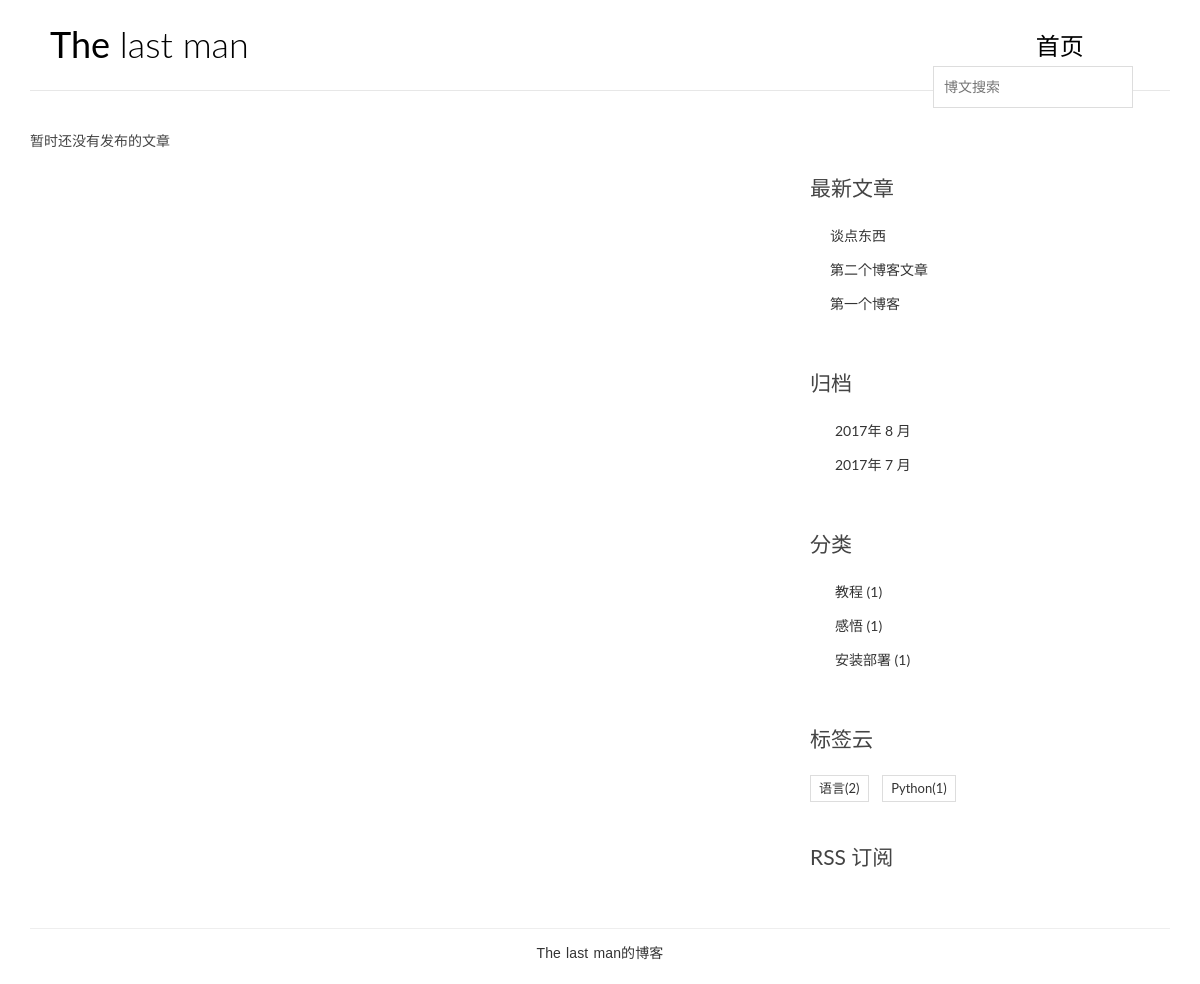
The app's page /category/2/, older data.
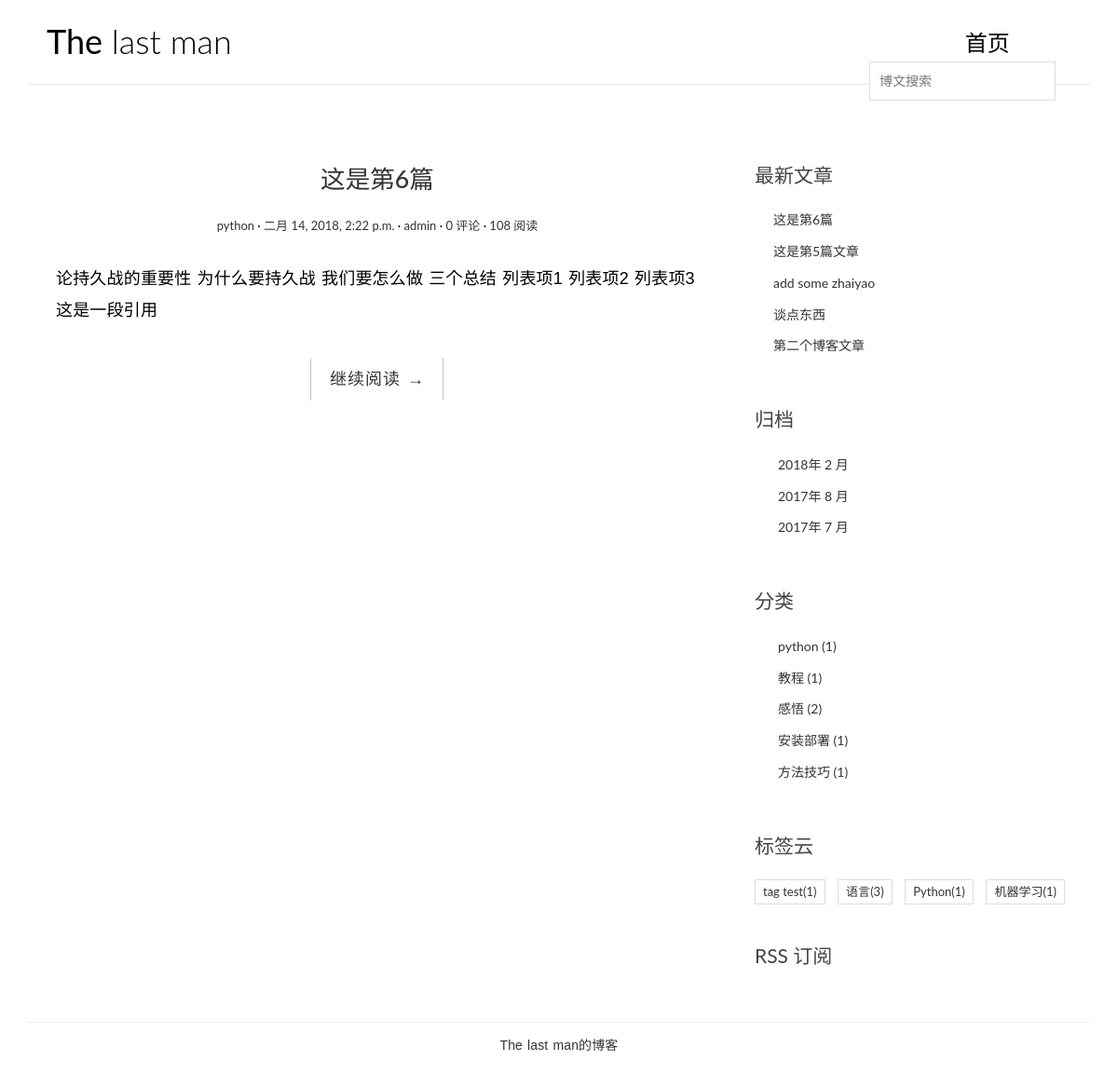
The same page, newer data.
### blog/models.py (models this page shows, shortened)
class Post(models.Model):
    title = models.CharField(max_length=70)
    body = models.TextField()
    created_time = models.DateTimeField()
    modified_time = models.DateTimeField()
    excerpt = models.CharField(max_length=200, blank=True)
    category = models.ForeignKey(Category)
    tags = models.ManyToManyField(Tag, blank=True)
    author = models.ForeignKey(User)
    views = models.PositiveIntegerField(default=0)
    '''
    如果 Post 的 id（或者 pk，这里 pk 和 id 是等价的） 是 255 的话，
    那么 get_absolute_url 函数返回的就是 /post/255/ ，这样 Post 自己就生成了自己的 URL
    '''
    def get_absolute_url(self):  # 该方法是用post对象  取得   包含post-id的“URL”
        return reverse('blog:detail', kwargs={'pk': self.pk})
    class Meta:
        ordering = ["-created_time"]

class Category(models.Model):
    name = models.CharField(max_length=100)

class Tag(models.Model):
    name = models.CharField(max_length=100)

### blog/views.py (the view)
# urls.py: url(r'category/(?P<pk>[0-9]+)/$', views.CategoryView.as_view(), name='category'),
class CategoryView(ListView):
    model = Post
    template_name = "blog/index.html"
    context_object_name = "post_list"
    def get_queryset(self):
        cate = get_object_or_404(Category, pk=self.kwargs.get("pk")) # 返回的是category对象
        return super(CategoryView, self).get_queryset().filter(category=cate)  # 返回的是某个category下的所有post列表

### blog/templatetags/blog_tags.py (called while the page is built)
@register.simple_tag
def get_recent_posts(num=5):
    return Post.objects.all().order_by("-created_time")[:num]

@register.simple_tag
def archives():
    return Post.objects.dates('created_time', 'month', order='DESC')

@register.simple_tag
def get_categories():
    return Category.objects.annotate(num_posts=Count('post')).filter(num_posts__gt=0)

@register.simple_tag
def get_tags():
    return Tag.objects.annotate(num_posts=Count('post')).filter(num_posts__gt=0)

### templates/blog/index.html (shortened to what this page needs)
{% extends 'base.html' %}
{% block main %}
                {% for post in post_list %}
                <article class="post post-1">
                    <header class="entry-header">
                        <h1 class="entry-title">
                            <a href="{{ post.get_absolute_url }}">{{ post.title }}</a>
                        </h1>
                        <div class="entry-meta">
                            <span class="post-category"><a href="#">{{ post.category.name }}</a></span>
                            <span class="post-date"><a href="#"><time class="entry-date"
                                                                      datetime="{{ post.created_time }}">{{ post.created_time }}</time></a></span>
                            <span class="post-author"><a href="#">{{ post.author }}</a></span>
                            <span class="comments-link"><a href="#">{{ post.comment_set.count }} 评论</a></span>
                            <span class="views-count"><a href="{{ post.get_absolute_url }}">{{ post.views }} 阅读</a></span>
                        </div>
                    </header>
                    <div class="entry-content clearfix">
                        <p>{{ post.excerpt }}</p>
                        <div class="read-more cl-effect-14">
                            <a href="{{ post.get_absolute_url }}" class="more-link">继续阅读 <span class="meta-nav">→</span></a>
                        </div>
                    </div>
                </article>
                {% empty %}
                  <div class="no-post">暂时还没有发布的文章</div>
                {% endfor %}
{% endblock main %}

### templates/base.html (shortened to what this page needs)
{% load staticfiles %}
{% load blog_tags %}
<!DOCTYPE html>
<html>
<head>
    <link rel="stylesheet" href="{% static "blog/css/bootstrap.min.css" %}">
    <link rel="stylesheet" href="{% static "blog/css/custom.css" %}">
    <link rel="stylesheet" href="{% static "blog/css/pace.css" %}">
    <link rel="stylesheet" href="{% static "blog/css/highlights/github.css" %}">
</head>
<body>
<div class="container">
    <header id="site-header">
        <div class="row">
            <div class="col-md-4 col-sm-5 col-xs-8">
                <div class="logo">
                    <h1><a href="{% url "blog:index" %}"><b>The</b> last man</a></h1>
                </div>
            </div>
            <div class="col-md-8 col-sm-7 col-xs-4">
                <nav class="main-nav" role="navigation">
                    <div class="collapse navbar-collapse" id="bs-example-navbar-collapse-1">
                        <ul class="nav navbar-nav navbar-right">
                            <li class="cl-effect-11"><a href="{% url "blog:index" %}" data-hover="首页">首页</a></li>
                        </ul>
                    </div>
                </nav>
                <div id="header-search-box">
                    <div id="search-form" class="search-form">
                        <form role="search" method="get" id="searchform" action="{% url 'haystack_search' %}">
                            <input type="search" name="q" placeholder="博文搜索" required>
                        </form>
                    </div>
                </div>
            </div>
        </div>
    </header>
</div>
<div class="content-body">
    <div class="container">
        <div class="row">
            <main class="col-md-8">
                {% block main %}
                {% endblock main %}
            </main>
            <aside class="col-md-4">
                <div class="widget widget-recent-posts">
                    <h3 class="widget-title">最新文章</h3>
                    {% get_recent_posts as recent_post_list %}
                    <ul>
                        {% for post in recent_post_list %}
                        <li>
                            <a href="{{ post.get_absolute_url }}">{{ post.title }}</a>
                        </li>
                        {% empty %}
                            暂无文章！
                        {% endfor %}
                    </ul>
                </div>
                <div class="widget widget-archives">
                    <h3 class="widget-title">归档</h3>
                    {% archives as date_list %}
                    <ul>
                        {% for date in date_list %}
                        <li>
                            <a href="{% url 'blog:archives' date.year date.month %}">{{ date.year }}年 {{ date.month }} 月</a>
                        </li>
                            {% empty %}
                            暂无归档！
                        {% endfor %}
                    </ul>
                </div>
                <div class="widget widget-category">
                    <h3 class="widget-title">分类</h3>
                    <ul>
                        {% get_categories as category_list %}
                        {% for category in category_list %}
                        <li>
                            <a href="{% url 'blog:category' category.pk %}">{{ category.name }}
                            <span class="post-count">({{ category.num_posts }})</span></a>
                        </li>
                            {% empty %}
                            暂无分类！
                        {% endfor %}
                    </ul>
                </div>
                <div class="widget widget-tag-cloud">
                    <h3 class="widget-title">标签云</h3>
                    {% get_tags as tags_list %}
                    <ul>
                        {% for tag in tags_list %}
                        <li>
                            <a href="{% url 'blog:tag' tag.pk %}">{{ tag.name }}<span class="post-count">({{ tag.num_posts }})</span></a>
                        </li>
                            {% empty %}
                            暂无标签
                        {% endfor %}
                    </ul>
                </div>
                <div class="rss">
                  <a href="{% url 'rss' %}"> RSS 订阅</a>
                </div>
            </aside>
        </div>
    </div>
</div>
<footer id="site-footer">
    <div class="container">
        <div class="row">
            <div class="col-md-12">
                <p class="copyright">
                     <a href="#" title="坚持记录" target="_blank">The last man的博客</a>
                </p>
            </div>
        </div>
    </div>
</footer>
</body>
</html>

Row changes from the older to the newer data that the page shows:
no longer on this page (row edited): Post: title "第一个博客", shown under "最新文章"
added Post: title "这是第6篇", category.name "python", created_time "二月 14, 2018, 2:22 p.m.", author "admin", comment_set.count "0", views "108", excerpt "论持久战的重要性 为什么要持久战 我们要怎么做 三个总结 列表项1 列表项2 列表项3 这是一段引用"
added Post: title "这是第5篇文章", shown under "最新文章"
added Post: title "add some zhaiyao", shown under "最新文章"
now on this page (row unchanged): Category: name "python", num_posts "1"
computed for Category "感悟": num_posts "1" → "2"
now on this page (row unchanged): Category: name "方法技巧", num_posts "1"
now on this page (row unchanged): Tag: name "tag test", num_posts "1"
computed for Tag "语言": num_posts "2" → "3"
now on this page (row unchanged): Tag: name "机器学习", num_posts "1"
Text that changed along with them:
new list line: "2018 年 2 月"
text no longer shown: "暂时还没有发布的文章"
